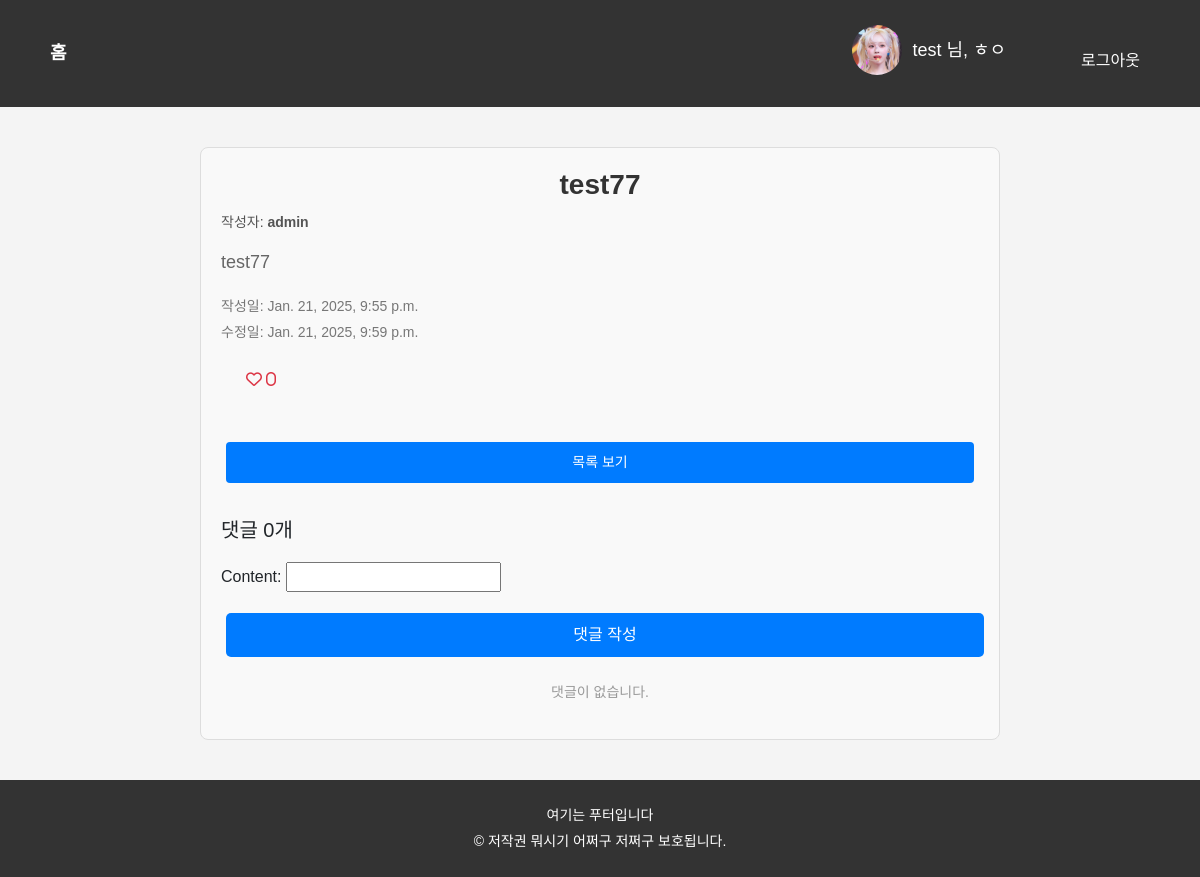
/posts/7/ (signed in), run on the app's committed database.
### users/models.py (models this page shows)
class User(AbstractUser):
    image = models.ImageField(upload_to="images/", blank=True, default="images/기본프로필.jpg")
    bio = models.TextField(max_length=150, blank=True, default="")

### posts/models.py (models this page shows, shortened)
class Post(models.Model):
    title = models.CharField(max_length=50)
    content = models.TextField()
    author = models.ForeignKey(settings.AUTH_USER_MODEL, on_delete=models.CASCADE, related_name="post_list")
    created_at = models.DateTimeField(auto_now_add=True)
    updated_at = models.DateTimeField(auto_now=True)
    like_users = models.ManyToManyField(settings.AUTH_USER_MODEL, related_name="like_posts")

### posts/views.py (the view)
# urls.py: path("<int:pk>/", views.post_detail, name="post_detail"),
def post_detail(request, pk):
    post = get_object_or_404(Post, pk=pk)
    comment_form = CommentForm()
    comments = post.comments.all().order_by("-pk")
    like = post.like_users.all()
    context = {
        "post": post,
        "comment_form": comment_form,
        "comments": comments,
        "like": like,
    }
    return render(request, "posts/post_detail.html", context)

### posts/forms.py
class CommentForm(forms.ModelForm):
    class Meta:
        model = Comment
        fields = "__all__"
        exclude = ("post", "user",)

### posts/templates/posts/post_detail.html (shortened to what this page needs)
{% extends "base.html" %}
{% block content %}
<div class="post-detail">
    <h1 class="post-title">{{ post.title }}</h1>
    <p class="post-author">작성자: <strong>{{ post.author.username }}</strong></p>
    <div class="post-content">
        <p>{{ post.content }}</p>
    </div>
    <div class="post-dates">
        <p>작성일: {{ post.created_at }}</p>
        <p>수정일: {{ post.updated_at }}</p>
    </div>
    <div>
        <form action="{% url "posts:like" post.pk %}" method="POST">
            {% if request.user in post.like_users.all %}
                <button class="btn btn-link text-danger">
                <i class="fa-solid fa-heart"> {{ like|length }}</i>
                </button>
            {% else %}
                <button class="btn btn-link text-danger">
                <i class="fa-regular fa-heart"> {{ like|length }}</i>
                </button>
            {% endif %}
        </form>
    </div>
    <div class="post-actions">
        <a href="{% url 'posts:post_list' %}" class="btn btn-primary">목록 보기</a>
    </div>
    <div class="comments-section">
        <h3>댓글 {{ comments|length }}개</h3>
        {% if request.user.is_authenticated %}
        <form action="{% url 'posts:comment_create' post.pk %}" method="POST" class="comment-form">
            {{ comment_form.as_p }}
            <button type="submit" class="btn btn-primary">댓글 작성</button>
        </form>
        {% endif %}
        <ul class="comments-list">
            {% for comment in comments %}
            <li class="comment-item">
                <div class="comment-content">
                    <p>{{ comment.content }}</p>
                    <small>작성자: {{ comment.user.username }}</small>
                </div>
                {% if user == comment.user %}
                <div class="comment-actions">
                    <form action="{% url 'posts:comment_delete' post.pk comment.pk %}" method="POST">
                        {% csrf_token %}
                        <button type="submit" class="btn btn-danger btn-sm">삭제</button>
                    </form>
                    <form action="{% url 'posts:comment_update' post.pk comment.pk %}" method="GET">
                        {% csrf_token %}
                        <button type="submit" class="btn btn-warning btn-sm">수정</button>
                    </form>
                </div>
                {% endif %}
            </li>
            {% empty %}
            <p class="no-comments">댓글이 없습니다.</p>
            {% endfor %}
        </ul>
    </div>
</div>
{% endblock content %}

### templates/base.html (shortened to what this page needs)
{% load static %}
<!DOCTYPE html>
<html lang="en">
<head>
    <link href="https://cdn.jsdelivr.net/npm/bootstrap@5.3.3/dist/css/bootstrap.min.css" rel="stylesheet">
    <link rel="stylesheet" href="{% static "css/style.css" %}">
</head>
<body>
    <div class="navbar">
        <a href="{% url 'index' %}" class="home-btn">홈</a>
        <div class="navbar-right">
            {% if request.user.is_authenticated %}
                <a href="{% url 'users:profile' %}">
                    <span class="user-greeting">
                        <img src="{% if request.user.image %}{{ request.user.image.url }}{% else %}{% static 'images/기본프로필.jpg' %}{% endif %}" alt="프로필 사진" class="profile-img">
                        {{ request.user.username }} 님, ㅎㅇ
                    </span>
                </a>
                <form action="{% url 'users:logout' %}" method="POST" class="logout-form">
                    <button type="submit" class="logout-btn">로그아웃</button>
                </form>
            {% else %}
                <a href="{% url 'users:login' %}" class="login-btn">로그인</a>
                <a href="{% url 'users:signup' %}" class="signup-btn">회원가입</a>
            {% endif %}
        </div>
    </div>
    <div class="container">
        {% block content %}
        {% endblock content %}
    </div>
    <footer>
        <div class="footer-content">
            <p>여기는 푸터입니다</p>
            <p>&copy; 저작권 뭐시기 어쩌구 저쩌구 보호됩니다.</p>
        </div>
    </footer>
</body>
</html>

### static/css/style.css (style rules this page uses)
body { font-family: 'Arial', sans-serif; margin: 0; padding: 0; background-color: #f4f4f4; min-height: 100vh; display: flex; flex-direction: column; }
.navbar { background-color: #333; padding: 15px 30px; display: flex; justify-content: space-between; align-items: center; }
.navbar .home-btn { color: white; text-decoration: none; font-size: 18px; font-weight: bold; margin-right: 20px; padding: 10px 20px; border-radius: 25px; background-color: transparent; transition: background-color 0.3s ease, transform 0.3s ease; }
.navbar .navbar-right { display: flex; align-items: center; }
.navbar .navbar-right a, .navbar .navbar-right button { background-color: transparent; border: none; color: white; font-size: 16px; margin-left: 15px; cursor: pointer; padding: 10px 20px; border-radius: 25px; transition: background-color 0.3s ease, transform 0.3s ease; }
.navbar .user-greeting { color: white; font-size: 18px; margin-right: 20px; }
.logout-btn { background-color: #e74c3c; color: white; padding: 10px 20px; border-radius: 25px; transition: background-color 0.3s ease; }
.container { padding: 20px; flex: 1; }
footer { background-color: #333; color: white; text-align: center; padding: 20px; margin-top: auto; }
footer .footer-content p { margin: 5px 0; font-size: 14px; }
.profile-img { width: 50px; height: 50px; border-radius: 50%; margin-right: 10px; vertical-align: middle; }
a { text-decoration: none; }
.user-greeting { display: inline-flex; align-items: center; }
.container { width: 80%; margin: 0 auto; padding: 20px; font-family: Arial, sans-serif; }
button { padding: 10px 20px; font-size: 1rem; background-color: #007bff; color: white; border: none; border-radius: 5px; cursor: pointer; transition: background-color 0.3s; }
.post-title { font-size: 1.2rem; font-weight: bold; color: #333; }
.post-author { margin-right: 10px; }
.post-detail { max-width: 800px; margin: 0 auto; padding: 20px; font-family: Arial, sans-serif; }
.post-title { font-size: 2rem; color: #333; margin-bottom: 20px; }
.post-author { font-size: 1.2rem; color: #555; margin-bottom: 10px; }
.post-content { font-size: 1.1rem; color: #666; margin-bottom: 20px; }
.post-dates { font-size: 1rem; color: #999; margin-bottom: 10px; }
.post-actions { margin-top: 30px; }
button { padding: 10px 20px; font-size: 1rem; border: none; cursor: pointer; border-radius: 5px; transition: background-color 0.3s, transform 0.3s; margin-right: 10px; }
.btn.btn-primary { background-color: #007bff; color: white; }
button { padding: 10px 20px; font-size: 1rem; border: none; cursor: pointer; border-radius: 5px; transition: background-color 0.3s, transform 0.3s; margin-top: 15px; }
.btn.btn-primary { background-color: #007bff; color: white; text-align: center; display: inline-block; width: 100%; }
.btn.btn-primary { background-color: #28a745; color: white; text-align: center; display: inline-block; width: 100%; }
button { padding: 12px 20px; font-size: 1rem; border: none; cursor: pointer; border-radius: 5px; transition: background-color 0.3s, transform 0.3s; }
.btn.btn-primary { background-color: #007bff; color: white; width: 100%; }
.btn.btn-primary { background-color: #28a745; color: white; width: 100%; }
.post-detail { max-width: 800px; margin: 20px auto; padding: 20px; border: 1px solid #ddd; border-radius: 8px; background-color: #f9f9f9; }
.post-title { font-size: 28px; margin-bottom: 10px; text-align: center; }
.post-author { font-size: 14px; color: #555; margin-bottom: 15px; }
.post-content { font-size: 18px; line-height: 1.6; margin-bottom: 20px; }
.post-dates p { font-size: 14px; color: #777; margin-bottom: 5px; }
.post-actions { display: flex; gap: 10px; margin-bottom: 30px; }
.post-actions .btn { padding: 10px 20px; font-size: 14px; border: none; border-radius: 4px; cursor: pointer; }
.comments-section { margin-top: 30px; }
.comments-section h3 { font-size: 20px; margin-bottom: 20px; }
.comment-form { margin-bottom: 20px; }
.comments-list { list-style: none; padding: 0; }
.no-comments { font-size: 14px; color: #999; text-align: center; }
.btn { padding: 10px 20px; font-size: 1rem; border: none; border-radius: 5px; cursor: pointer; transition: background-color 0.3s, transform 0.3s; margin: 5px; }
.post-actions .btn { min-width: 120px; text-align: center; display: inline-block; }

### data on the page
User: image (picture), user.username "test"
Post: title "test77", author.username "admin", content "test77", created_at "Jan. 21, 2025, 9:55 p.m.", updated_at "Jan. 21, 2025, 9:59 p.m."

### other printed values
{{ like|length }} "0"
{{ comments|length }} "0"
